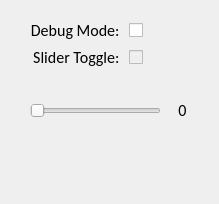
<?xml version="1.0" encoding="UTF-8"?>
<ui version="4.0">
 <class>DebugWindow</class>
 <widget class="QDialog" name="DebugWindow">
  <property name="geometry">
   <rect>
    <x>0</x>
    <y>0</y>
    <width>219</width>
    <height>204</height>
   </rect>
  </property>
  <property name="font">
   <font>
    <family>Calibri</family>
    <pointsize>12</pointsize>
   </font>
  </property>
  <property name="windowTitle">
   <string>Debug Window</string>
  </property>
  <widget class="QWidget" name="">
   <property name="geometry">
    <rect>
     <x>30</x>
     <y>20</y>
     <width>168</width>
     <height>101</height>
    </rect>
   </property>
   <layout class="QGridLayout" name="gridLayout">
    <item row="3" column="0" colspan="2">
     <widget class="QSlider" name="horizontalSlider">
      <property name="enabled">
       <bool>false</bool>
      </property>
      <property name="maximum">
       <number>250</number>
      </property>
      <property name="orientation">
       <enum>Qt::Horizontal</enum>
      </property>
      <property name="tickPosition">
       <enum>QSlider::NoTicks</enum>
      </property>
     </widget>
    </item>
    <item row="1" column="0">
     <widget class="QLabel" name="Slider_Toggle_Label">
      <property name="font">
       <font>
        <family>Calibri</family>
        <pointsize>12</pointsize>
       </font>
      </property>
      <property name="text">
       <string>Slider Toggle: </string>
      </property>
      <property name="alignment">
       <set>Qt::AlignRight|Qt::AlignTrailing|Qt::AlignVCenter</set>
      </property>
      <property name="buddy">
       <cstring>Slider_Toggle_Box</cstring>
      </property>
     </widget>
    </item>
    <item row="0" column="0">
     <widget class="QLabel" name="Debug_Toggle_Label">
      <property name="font">
       <font>
        <family>Calibri</family>
        <pointsize>12</pointsize>
       </font>
      </property>
      <property name="text">
       <string>Debug Mode: </string>
      </property>
      <property name="alignment">
       <set>Qt::AlignRight|Qt::AlignTrailing|Qt::AlignVCenter</set>
      </property>
      <property name="buddy">
       <cstring>Debug_Toggle_Box</cstring>
      </property>
     </widget>
    </item>
    <item row="3" column="2">
     <widget class="QLabel" name="Slider_Value_Label">
      <property name="font">
       <font>
        <family>Calibri</family>
        <pointsize>12</pointsize>
       </font>
      </property>
      <property name="text">
       <string>0</string>
      </property>
      <property name="alignment">
       <set>Qt::AlignCenter</set>
      </property>
      <property name="buddy">
       <cstring>horizontalSlider</cstring>
      </property>
     </widget>
    </item>
    <item row="0" column="1" colspan="2">
     <widget class="QCheckBox" name="Debug_Toggle_Box">
      <property name="text">
       <string/>
      </property>
     </widget>
    </item>
    <item row="1" column="1" colspan="2">
     <widget class="QCheckBox" name="Slider_Toggle_Box">
      <property name="enabled">
       <bool>false</bool>
      </property>
      <property name="text">
       <string/>
      </property>
     </widget>
    </item>
    <item row="2" column="0" colspan="3">
     <spacer name="Debug_VSpacer1">
      <property name="orientation">
       <enum>Qt::Vertical</enum>
      </property>
      <property name="sizeHint" stdset="0">
       <size>
        <width>20</width>
        <height>40</height>
       </size>
      </property>
     </spacer>
    </item>
   </layout>
  </widget>
 </widget>
 <resources/>
 <connections>
  <connection>
   <sender>horizontalSlider</sender>
   <signal>valueChanged(int)</signal>
   <receiver>Slider_Value_Label</receiver>
   <slot>setNum(int)</slot>
   <hints>
    <hint type="sourcelabel">
     <x>149</x>
     <y>110</y>
    </hint>
    <hint type="destinationlabel">
     <x>192</x>
     <y>110</y>
    </hint>
   </hints>
  </connection>
  <connection>
   <sender>Slider_Toggle_Box</sender>
   <signal>toggled(bool)</signal>
   <receiver>horizontalSlider</receiver>
   <slot>setEnabled(bool)</slot>
   <hints>
    <hint type="sourcelabel">
     <x>135</x>
     <y>54</y>
    </hint>
    <hint type="destinationlabel">
     <x>60</x>
     <y>111</y>
    </hint>
   </hints>
  </connection>
  <connection>
   <sender>Debug_Toggle_Box</sender>
   <signal>toggled(bool)</signal>
   <receiver>Slider_Toggle_Box</receiver>
   <slot>setEnabled(bool)</slot>
   <hints>
    <hint type="sourcelabel">
     <x>137</x>
     <y>27</y>
    </hint>
    <hint type="destinationlabel">
     <x>136</x>
     <y>59</y>
    </hint>
   </hints>
  </connection>
 </connections>
</ui>
